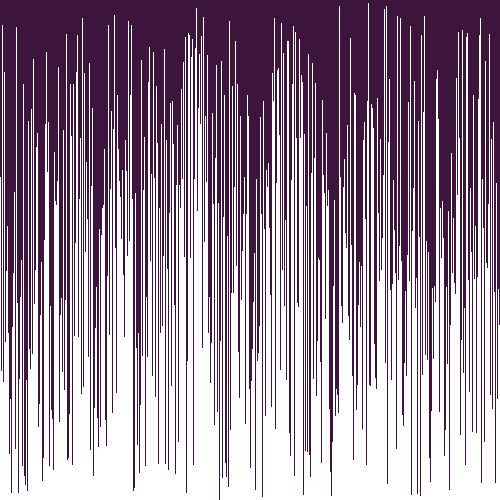
Frame 1 (no input)
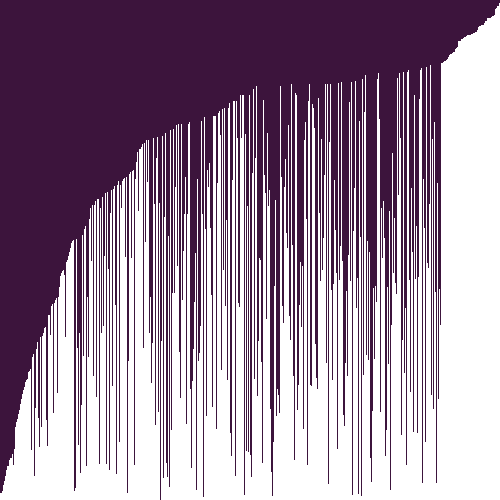
Frame 60 (the mouse pressed at the canvas centre just before this capture)
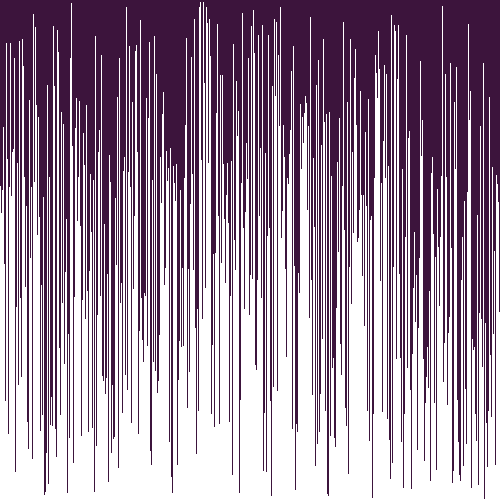
Frame 120 (the mouse held since frame 60 and released just before this capture)

The Processing sketch that drew these frames (run headless with seeded random() and noise(); from frame 60 on, the mouse is pressed at the canvas centre):

// Processing sketch: VisualAraySorter
// ── VisualAraySorter.pde
/* Copy the code into a new Processing sketch and complete then steps. */

//1. create an array of ints. don't initialize it yet.
int[] intArray;

void setup() {
  //2. set the size of your window
  size(500,500);

  //3. initialize your array with the built in width variable
  intArray = new int[width];
  
  //4. initialize the ints in the array with random numbers
  //   from 0 to the built in height variable
  for(int i = 0; i < intArray.length; i++){
    float r = random(0, height);
    intArray[i] = (int)r;
  }
  //5. call the noStroke() method
  noStroke();
}

void draw() {
  //6. set the background color with background(r, g, b);
background(60, 20, 60);

  //7. set the color for your graph
fill(255);

  //8. draw a rectangle for each int in your array.
  //   the x value will be the index of the int
  //   the y value will the height variable
  //   the width is 1
  //   the height is negative the value of the int at that element in the array
for(int i = 0; i < intArray.length; i++){
  rect(i, height, 1, -(intArray[i]));
}

  //9. call the stepSort method
 stepSort(intArray); 

  //10. extract the code that randomizes the array into a method.
  

  //11. call the method you made in step 10 when the mouse is pressed
  if(mousePressed){
    randomize(intArray);
}
}
void stepSort(int[] arr) {
  for (int i = 1; i < arr.length; i++) {
    if (arr[i - 1] > arr[i]) {
      int t = arr[i];
      arr[i] = arr[i - 1];
      arr[i - 1] = t;
    }
  }
}
void randomize(int [] arr){
     for(int i = 0; i < arr.length; i++){
    float r = random(0, height);
    arr[i] = (int)r;
  }
}
